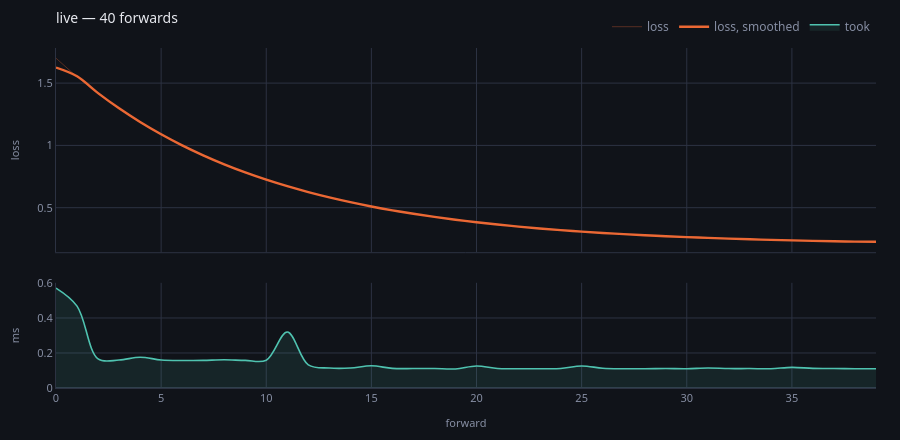

The notebook cell saved with this chart:
### Markdown cell above
## The same figure, live

`Live` is handed facts as they happen and fills **the same drawing function**
as `progress`. It can, because a fact read back is the very dict a watcher was
given. A live view and a report written twice are two things that slowly stop
agreeing.

With `ipywidgets` installed, `live.widget()` redraws in place; without one it
still tallies everything and the cell shows the figure at any moment.

### Code cell
live = Live(title="live")

for step in range(40):
    g.forward("the quick brown fox jumps", watching=live)
    live({"fact": "loss", "value": 1.5 * 0.9**step + 0.2})

live

### Figure 1 — Plotly figure (JSON) as saved in the notebook; plotly's stock layout.template omitted (floating-point values rounded to 4 significant figures)
{"data": [{"hovertemplate": "forward %{x}<br>loss %{y:.4g}<extra></extra>", "line": {"color": "#eb6834", "width": 1}, "mode": "lines", "name": "loss", "opacity": 0.32, "type": "scatter", "x": [0, 1, 2, 3, 4, 5, 6, 7, 8, 9, 10, 11, 12, 13, 14, 15, 16, 17, 18, 19, 20, 21, 22, 23, 24, 25, 26, 27, 28, 29, 30, 31, 32, 33, 34, 35, 36, 37, 38, 39], "xaxis": "x", "y": [1.7, 1.55, 1.415, 1.294, 1.184, 1.086, 0.9972, 0.9174, 0.8457, 0.7811, 0.723, 0.6707, 0.6236, 0.5813, 0.5432, 0.5088, 0.478, 0.4502, 0.4251, 0.4026, 0.3824, 0.3641, 0.3477, 0.3329, 0.3196, 0.3077, 0.2969, 0.2872, 0.2785, 0.2707, 0.2636, 0.2572, 0.2515, 0.2464, 0.2417, 0.2375, 0.2338, 0.2304, 0.2274, 0.2246], "yaxis": "y"}, {"hovertemplate": "forward %{x}<br>mean %{y:.4g}<extra></extra>", "line": {"color": "#eb6834", "shape": "spline", "width": 2.4}, "mode": "lines", "name": "loss, smoothed", "type": "scatter", "x": [0, 1, 2, 3, 4, 5, 6, 7, 8, 9, 10, 11, 12, 13, 14, 15, 16, 17, 18, 19, 20, 21, 22, 23, 24, 25, 26, 27, 28, 29, 30, 31, 32, 33, 34, 35, 36, 37, 38, 39], "xaxis": "x", "y": [1.625, 1.555, 1.419, 1.298, 1.188, 1.089, 1.0, 0.9201, 0.8481, 0.7833, 0.725, 0.6725, 0.6252, 0.5827, 0.5444, 0.51, 0.479, 0.4511, 0.426, 0.4034, 0.383, 0.3647, 0.3483, 0.3334, 0.3201, 0.3081, 0.2973, 0.2875, 0.2788, 0.2709, 0.2638, 0.2574, 0.2517, 0.2465, 0.2419, 0.2377, 0.2339, 0.2305, 0.2275, 0.226], "yaxis": "y"}, {"fill": "tozeroy", "fillcolor": "rgba(79,195,176,0.10)", "hovertemplate": "forward %{x}<br>%{y:.1f} ms<extra></extra>", "line": {"color": "#4fc3b0", "shape": "spline", "width": 1.6}, "mode": "lines", "name": "took", "type": "scatter", "x": [0, 1, 2, 3, 4, 5, 6, 7, 8, 9, 10, 11, 12, 13, 14, 15, 16, 17, 18, 19, 20, 21, 22, 23, 24, 25, 26, 27, 28, 29, 30, 31, 32, 33, 34, 35, 36, 37, 38, 39], "xaxis": "x2", "y": [0.571, 0.468, 0.166, 0.16, 0.176, 0.16, 0.157, 0.158, 0.161, 0.158, 0.159, 0.32, 0.132, 0.114, 0.114, 0.127, 0.112, 0.111, 0.111, 0.109, 0.126, 0.111, 0.11, 0.11, 0.111, 0.126, 0.113, 0.11, 0.11, 0.111, 0.11, 0.114, 0.111, 0.111, 0.11, 0.118, 0.112, 0.111, 0.11, 0.11], "yaxis": "y2"}, {"hovertemplate": "forward %{x} broke<extra></extra>", "marker": {"color": "#ef5f6b", "size": 9, "symbol": "x"}, "mode": "markers", "name": "broke", "showlegend": false, "type": "scatter", "x": [], "xaxis": "x", "y": [], "yaxis": "y"}], "layout": {"font": {"color": "#e7e9ef", "family": "system-ui, -apple-system, Segoe UI, Roboto, sans-serif", "size": 12}, "height": 440, "hoverlabel": {"align": "left", "bgcolor": "#1a1e28", "bordercolor": "#2c3242", "font": {"color": "#e7e9ef", "family": "system-ui, -apple-system, Segoe UI, Roboto, sans-serif"}}, "hovermode": "x unified", "legend": {"bgcolor": "rgba(0,0,0,0)", "font": {"color": "#868ea3"}, "orientation": "h", "x": 1, "xanchor": "right", "y": 1.02, "yanchor": "bottom"}, "margin": {"b": 44, "l": 56, "r": 24, "t": 44}, "paper_bgcolor": "#101319", "plot_bgcolor": "#101319", "title": {"font": {"size": 14}, "text": "live — 40 forwards", "x": 0, "xanchor": "left", "xref": "paper", "y": 0.97, "yanchor": "top"}, "xaxis": {"anchor": "y", "domain": [0.0, 1.0], "gridcolor": "#2c3242", "linecolor": "#2c3242", "matches": "x2", "showticklabels": false, "tickfont": {"color": "#868ea3", "size": 11}, "title": {"font": {"color": "#868ea3", "size": 11}}, "zerolinecolor": "#2c3242"}, "xaxis2": {"anchor": "y2", "domain": [0.0, 1.0], "gridcolor": "#2c3242", "linecolor": "#2c3242", "tickfont": {"color": "#868ea3", "size": 11}, "title": {"font": {"color": "#868ea3", "size": 11}, "text": "forward"}, "zerolinecolor": "#2c3242"}, "yaxis": {"anchor": "x", "domain": [0.3994, 1.0], "gridcolor": "#2c3242", "linecolor": "#2c3242", "tickfont": {"color": "#868ea3", "size": 11}, "title": {"font": {"color": "#868ea3", "size": 11}, "text": "loss"}, "zerolinecolor": "#2c3242"}, "yaxis2": {"anchor": "x2", "domain": [0.0, 0.3094], "gridcolor": "#2c3242", "linecolor": "#2c3242", "rangemode": "tozero", "tickfont": {"color": "#868ea3", "size": 11}, "title": {"font": {"color": "#868ea3", "size": 11}, "text": "ms"}, "zerolinecolor": "#2c3242"}}}
